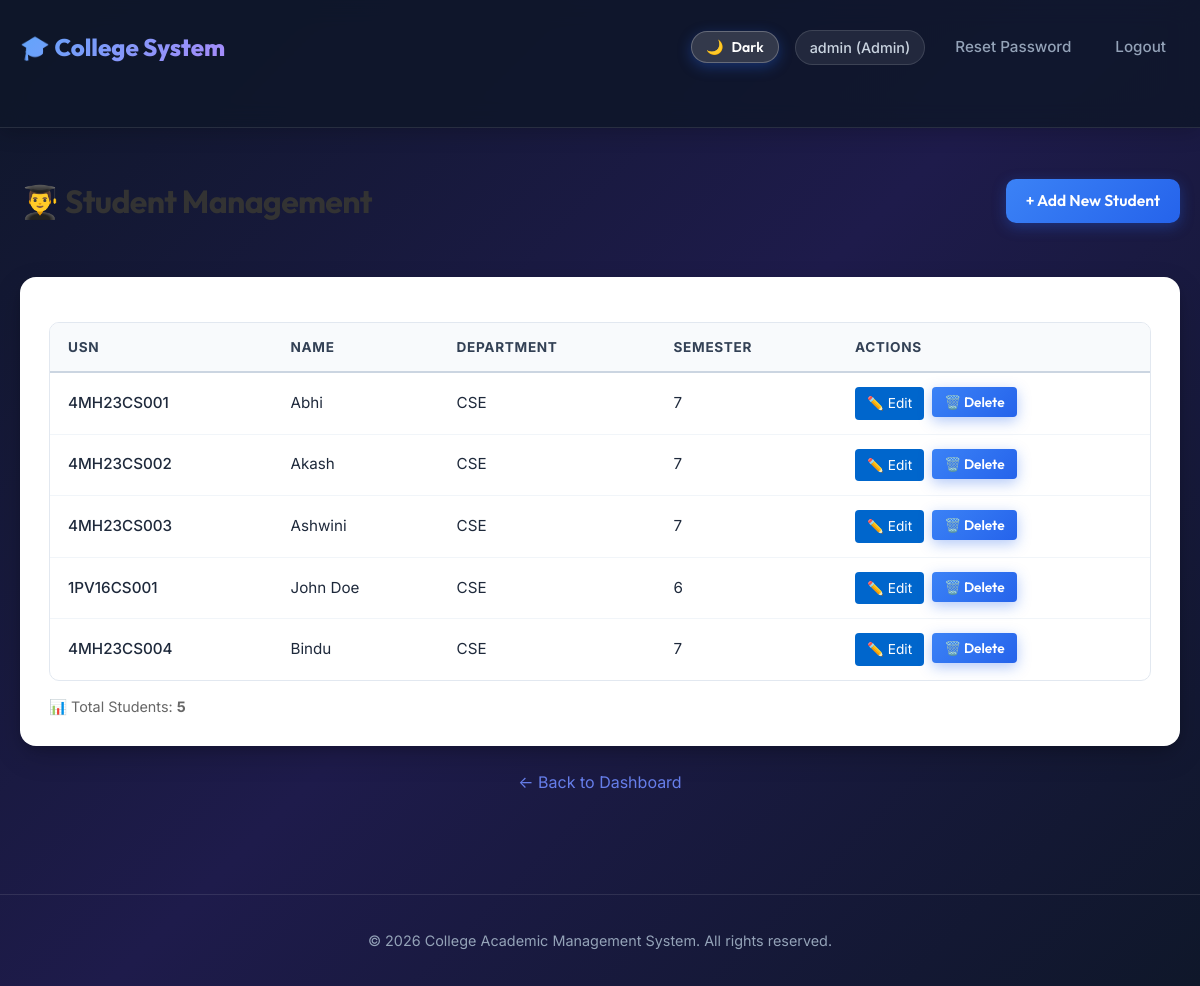
The page /admin/students (signed in) on the database its author committed.
### backend/app.py (models this page shows, shortened)
class User(UserMixin, db.Model):
    id = db.Column(db.Integer, primary_key=True)
    username = db.Column(db.String(150), unique=True, nullable=False)
    password_hash = db.Column(db.String(256), nullable=False)
    role = db.Column(db.String(20), nullable=False)  # Admin, HOD, Faculty, Student
    dept = db.Column(db.String(100), nullable=True)

class Student(db.Model):
    id = db.Column(db.Integer, primary_key=True)
    usn = db.Column(db.String(50), unique=True, nullable=False)
    name = db.Column(db.String(200), nullable=False)
    dept = db.Column(db.String(100), nullable=True)
    semester = db.Column(db.Integer, nullable=True)

### backend/app.py (the view)
@app.route('/admin/students')
@login_required
@role_required('Admin')
def admin_students():
    students = Student.query.all()
    return render_template('admin_students.html', students=students)

### backend/app.py (called while the page is built)
@app.context_processor
def inject_user():
    return dict(user=current_user)

def role_required(*roles):
    def decorator(f):
        @wraps(f)
        def decorated_function(*args, **kwargs):
            if not current_user.is_authenticated:
                return login_manager.unauthorized()
            if current_user.role not in roles:
                flash('Access denied: insufficient permissions', 'danger')
                return redirect(url_for('dashboard'))
            return f(*args, **kwargs)
        return decorated_function
    return decorator

@login_manager.user_loader
def load_user(user_id):
    return User.query.get(int(user_id))

### frontend/templates/admin_students.html (shortened to what this page needs)
{% extends 'base.html' %}
{% block content %}
<div style="max-width: 1200px; margin: 0 auto;">
  <div style="display: flex; justify-content: space-between; align-items: center; margin-bottom: 30px;">
    <h1 style="font-size: 2em; color: #333;">👨‍🎓 Student Management</h1>
    <a href="/admin/students/add" class="btn" style="padding: 10px 20px; text-decoration: none;">+ Add New Student</a>
  </div>
  <div class="card">
    {% if students %}
      <div style="overflow-x: auto;">
        <table>
          <thead>
            <tr>
              <th>USN</th>
              <th>Name</th>
              <th>Department</th>
              <th>Semester</th>
              <th>Actions</th>
            </tr>
          </thead>
          <tbody>
            {% for s in students %}
            <tr>
              <td style="font-weight: 500;">{{ s.usn }}</td>
              <td>{{ s.name }}</td>
              <td>{{ s.dept or '-' }}</td>
              <td>{{ s.semester or '-' }}</td>
              <td>
                <div style="display: flex; gap: 8px;">
                  <a href="/admin/students/{{ s.id }}/edit" style="background-color: #0066cc; color: white; padding: 6px 12px; border-radius: 4px; text-decoration: none; font-size: 0.9em; cursor: pointer;">✏️ Edit</a>
                  <form action="/admin/students/{{ s.id }}/delete" method="post" style="display: inline;" onsubmit="return confirm('Are you sure you want to delete this student?');">
                    <button type="submit" style="background-color: #dc3545; color: white; padding: 6px 12px; border-radius: 4px; border: none; font-size: 0.9em; cursor: pointer;">🗑️ Delete</button>
                  </form>
                </div>
              </td>
            </tr>
            {% endfor %}
          </tbody>
        </table>
      </div>
      <div style="margin-top: 15px; color: #666; font-size: 0.9em;">
        📊 Total Students: <strong>{{ students|length }}</strong>
      </div>
    {% else %}
      <div style="text-align: center; padding: 40px; color: #999;">
        <p style="font-size: 1.1em;">📭 No students registered yet.</p>
        <a href="/admin/students/add" class="btn" style="margin-top: 15px; text-decoration: none;">Add the first student</a>
      </div>
    {% endif %}
  </div>
  <div style="text-align: center; margin-top: 20px;">
    <a href="/dashboard" style="color: #667eea; text-decoration: none;">← Back to Dashboard</a>
  </div>
</div>
{% endblock %}

### frontend/templates/base.html (shortened to what this page needs)
<!doctype html>
<html lang="en">
<head>
  <link rel="stylesheet" href="/static/css/styles.css">
</head>
<body>
  <header class="site-header">
    <div class="container header-row">
      <a href="{% if user %}/dashboard{% else %}/{% endif %}" class="brand">🎓 College System</a>
      <nav>
        <button id="theme-toggle-btn" class="btn" style="background: rgba(255,255,255,0.15); border: 1px solid rgba(255,255,255,0.25); color: #fff; padding: 6px 14px; font-size: 0.88rem; cursor: pointer; border-radius: 20px;">
          <span id="theme-btn-icon">🌙</span> <span id="theme-btn-text">Dark</span>
        </button>
        {% if user %}
          <span class="muted">{{ user.username }} ({{ user.role }})</span>
          {% if user.role in ['Admin', 'HOD'] %}
            <a href="/reset-password">Reset Password</a>
          {% endif %}
          <a href="/logout">Logout</a>
        {% else %}
          <a href="/login">Login</a>
          <a href="/signup">Sign Up</a>
        {% endif %}
      </nav>
    </div>
  </header>
  <main class="container">
    {% block content %}{% endblock %}
  </main>
  <footer style="text-align: center; color: #94a3b8; margin-top: 40px; padding: 20px; border-top: 1px solid rgba(255,255,255,0.1);">
    <p>&copy; 2026 College Academic Management System. All rights reserved.</p>
  </footer>
</body>
</html>

### frontend/static/css/styles.css (style rules this page uses)
:root { --bg-gradient: linear-gradient(135deg, #0f172a 0%, #1e1b4b 50%, #0f172a 100%); --card-bg: #ffffff; --card-shadow: 0 10px 30px -5px rgba(0, 0, 0, 0.25), 0 4px 12px -2px rgba(0, 0, 0, 0.15); --primary: #3b82f6; --primary-hover: #2563eb; --secondary: #6366f1; --accent: #10b981; --accent-purple: #8b5cf6; --danger: #ef4444; --warning: #f59e0b; --info: #06b6d4; --text-dark: #0f172a; --text-muted: #64748b; --text-light: #f8fafc; --text-light-muted: #94a3b8; --border-light: #e2e8f0; --radius-lg: 16px; --radius-md: 10px; --radius-sm: 6px; }
*, *::before, *::after { box-sizing: border-box; }
html, body { min-height: 100vh; margin: 0; padding: 0; font-family: 'Inter', system-ui, -apple-system, sans-serif; background: var(--bg-gradient); background-attachment: fixed; color: var(--text-light); line-height: 1.5; }
h1, h2, h3, h4, h5, h6 { font-family: 'Outfit', sans-serif; letter-spacing: -0.02em; }
.site-header { background: rgba(15, 23, 42, 0.85); backdrop-filter: blur(12px); border-bottom: 1px solid rgba(255, 255, 255, 0.1); position: sticky; top: 0; z-index: 1000; box-shadow: 0 4px 20px rgba(0, 0, 0, 0.2); }
.header-row { display: flex; justify-content: space-between; align-items: center; padding: 16px 28px; max-width: 1300px; margin: 0 auto; }
.brand { font-family: 'Outfit', sans-serif; font-weight: 800; font-size: 1.5rem; background: linear-gradient(135deg, #60a5fa 0%, #a78bfa 100%); -webkit-background-clip: text; background-clip: text; -webkit-text-fill-color: transparent; text-decoration: none; display: flex; align-items: center; gap: 10px; transition: transform 0.2s ease; }
nav { display: flex; align-items: center; gap: 16px; }
nav a { color: var(--text-light-muted); text-decoration: none; font-weight: 500; font-size: 0.95rem; padding: 8px 14px; border-radius: var(--radius-sm); transition: all 0.2s ease; }
nav span.muted { font-size: 0.9rem; color: #cbd5e1; background: rgba(255, 255, 255, 0.08); padding: 6px 14px; border-radius: 20px; border: 1px solid rgba(255, 255, 255, 0.12); font-weight: 500; }
.container { max-width: 1300px; margin: 0 auto; padding: 28px 20px 60px; }
.card { background: var(--card-bg); color: var(--text-dark); border-radius: var(--radius-lg); padding: 28px; box-shadow: var(--card-shadow); border: 1px solid rgba(255, 255, 255, 0.8); margin-bottom: 24px; transition: transform 0.25s ease, box-shadow 0.25s ease; }
button, .btn { font-family: 'Outfit', sans-serif; display: inline-flex; align-items: center; justify-content: center; gap: 8px; padding: 12px 22px; font-weight: 600; font-size: 0.98rem; border-radius: var(--radius-md); border: none; cursor: pointer; background: linear-gradient(135deg, #3b82f6 0%, #2563eb 100%); color: #ffffff; text-decoration: none; box-shadow: 0 4px 14px rgba(37, 99, 235, 0.35); transition: all 0.2s ease; }
table { width: 100%; border-collapse: separate; border-spacing: 0; margin-top: 16px; border-radius: var(--radius-md); overflow: hidden; border: 1px solid #e2e8f0; }
table th { background: #f8fafc; color: #334155; font-weight: 700; font-size: 0.85rem; text-transform: uppercase; letter-spacing: 0.05em; padding: 14px 18px; text-align: left; border-bottom: 2px solid #cbd5e1; }
table td { padding: 14px 18px; color: #1e293b; border-bottom: 1px solid #f1f5f9; font-size: 0.95rem; }
table tr:last-child td { border-bottom: none; }
footer { text-align: center; color: var(--text-light-muted); padding: 30px 20px; border-top: 1px solid rgba(255, 255, 255, 0.08); font-size: 0.9rem; }

### rows shown on the page
User: username "admin", role "Admin"
Student: usn "4MH23CS001", name "Abhi", dept "CSE", semester "7"
Student: usn "4MH23CS002", name "Akash", dept "CSE", semester "7"
Student: usn "4MH23CS003", name "Ashwini", dept "CSE", semester "7"
Student: usn "1PV16CS001", name "John Doe", dept "CSE", semester "6"
Student: usn "4MH23CS004", name "Bindu", dept "CSE", semester "7"

### other values the page prints
{{ students|length }} "5"
